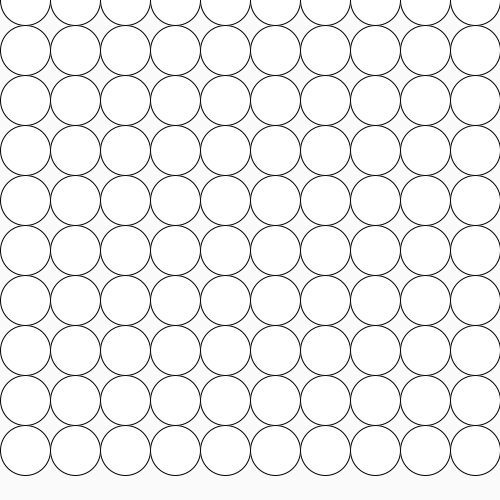
Frame 1 (no input)
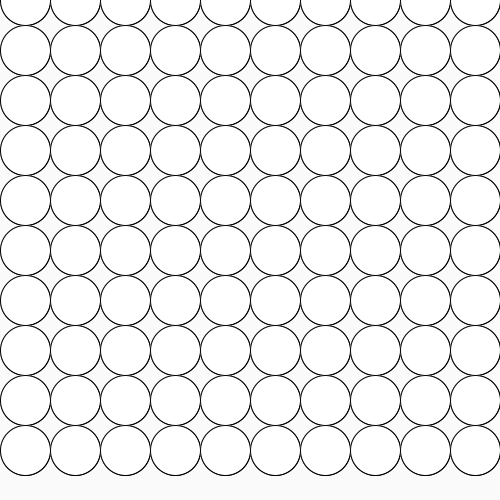
Frame 2 (the mouse pressed at the canvas centre, redrawn once)

The Processing sketch that drew these frames (run headless with seeded random() and noise(); the mouse was pressed at the canvas centre and the sketch redrawn once):

// Processing sketch: processing_80474
// ── processing_80474.pde

void setup()
{
  size(500,500);
  background(250);  
}


void draw ()
{
  
 for (int posX = 25; posX < width; posX = posX+50)
{
  for (int posY = 0; posY < height; posY = posY+50)
  {
    ellipse(posX, posY, 50, 50);
  }
  
}
  
 noLoop(); 
}
